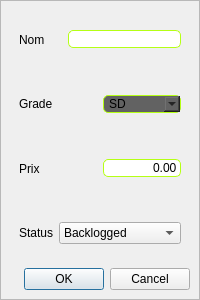
<?xml version="1.0" encoding="UTF-8"?>
<ui version="4.0">
 <class>MonkeyNewModel</class>
 <widget class="QDialog" name="MonkeyNewModel">
  <property name="geometry">
   <rect>
    <x>0</x>
    <y>0</y>
    <width>200</width>
    <height>300</height>
   </rect>
  </property>
  <property name="sizePolicy">
   <sizepolicy hsizetype="Fixed" vsizetype="Fixed">
    <horstretch>0</horstretch>
    <verstretch>0</verstretch>
   </sizepolicy>
  </property>
  <property name="minimumSize">
   <size>
    <width>200</width>
    <height>300</height>
   </size>
  </property>
  <property name="windowTitle">
   <string>MonkeyNewModel</string>
  </property>
  <widget class="QFrame" name="frame">
   <property name="geometry">
    <rect>
     <x>0</x>
     <y>0</y>
     <width>200</width>
     <height>300</height>
    </rect>
   </property>
   <property name="minimumSize">
    <size>
     <width>200</width>
     <height>300</height>
    </size>
   </property>
   <property name="frameShape">
    <enum>QFrame::StyledPanel</enum>
   </property>
   <property name="frameShadow">
    <enum>QFrame::Raised</enum>
   </property>
   <layout class="QVBoxLayout" name="verticalLayout">
    <item>
     <widget class="QWidget" name="nameWidget" native="true">
      <layout class="QHBoxLayout" name="horizontalLayout_3">
       <item>
        <widget class="QLabel" name="nameLabel">
         <property name="text">
          <string>Nom</string>
         </property>
        </widget>
       </item>
       <item>
        <widget class="QLineEdit" name="nameLine">
         <property name="sizePolicy">
          <sizepolicy hsizetype="Fixed" vsizetype="Fixed">
           <horstretch>0</horstretch>
           <verstretch>0</verstretch>
          </sizepolicy>
         </property>
         <property name="styleSheet">
          <string notr="true">background-color: rgb(255, 255, 255);
border: 1px solid;
border-color: rgb(181, 255, 21);
border-radius: 5px;
padding-left: 5px;
color: rgb(0, 0, 0);
placeholder-text-color: rgba(100, 100, 100, 128);
</string>
         </property>
        </widget>
       </item>
      </layout>
     </widget>
    </item>
    <item>
     <widget class="QWidget" name="gradeWidget" native="true">
      <layout class="QHBoxLayout" name="horizontalLayout">
       <item>
        <widget class="QLabel" name="gradeLabel">
         <property name="text">
          <string>Grade</string>
         </property>
        </widget>
       </item>
       <item>
        <widget class="QComboBox" name="gradeCombo">
         <property name="contextMenuPolicy">
          <enum>Qt::DefaultContextMenu</enum>
         </property>
         <property name="acceptDrops">
          <bool>false</bool>
         </property>
         <property name="layoutDirection">
          <enum>Qt::LeftToRight</enum>
         </property>
         <property name="autoFillBackground">
          <bool>false</bool>
         </property>
         <property name="styleSheet">
          <string notr="true">QComboBox { 
	text-align: right;
	background-color: rgb(98, 98, 98);
	border: 1px solid;
	border-color: rgb(181, 255, 21);
	border-radius: 5px;
	padding-left: 5px;
}</string>
         </property>
         <property name="inputMethodHints">
          <set>Qt::ImhNone</set>
         </property>
         <property name="insertPolicy">
          <enum>QComboBox::InsertAtBottom</enum>
         </property>
         <property name="frame">
          <bool>true</bool>
         </property>
         <item>
          <property name="text">
           <string>SD</string>
          </property>
         </item>
         <item>
          <property name="text">
           <string>EG</string>
          </property>
         </item>
         <item>
          <property name="text">
           <string>HG</string>
          </property>
         </item>
         <item>
          <property name="text">
           <string>RG</string>
          </property>
         </item>
         <item>
          <property name="text">
           <string>MG</string>
          </property>
         </item>
         <item>
          <property name="text">
           <string>PG</string>
          </property>
         </item>
         <item>
          <property name="text">
           <string>MS</string>
          </property>
         </item>
         <item>
          <property name="text">
           <string>ST</string>
          </property>
         </item>
         <item>
          <property name="text">
           <string>OG</string>
          </property>
         </item>
        </widget>
       </item>
      </layout>
     </widget>
    </item>
    <item>
     <widget class="QWidget" name="priceWidget" native="true">
      <layout class="QHBoxLayout" name="horizontalLayout_2">
       <item>
        <widget class="QLabel" name="priceLabel">
         <property name="text">
          <string>Prix</string>
         </property>
        </widget>
       </item>
       <item>
        <widget class="QDoubleSpinBox" name="priceSpinBox">
         <property name="styleSheet">
          <string notr="true">background-color: rgb(255, 255, 255);
border: 1px solid;
border-color: rgb(181, 255, 21);
border-radius: 5px;
padding-left: 5px;
color: rgb(0, 0, 0);
placeholder-text-color: rgba(100, 100, 100, 128);
</string>
         </property>
         <property name="wrapping">
          <bool>false</bool>
         </property>
         <property name="frame">
          <bool>true</bool>
         </property>
         <property name="alignment">
          <set>Qt::AlignRight|Qt::AlignTrailing|Qt::AlignVCenter</set>
         </property>
         <property name="buttonSymbols">
          <enum>QAbstractSpinBox::NoButtons</enum>
         </property>
         <property name="keyboardTracking">
          <bool>false</bool>
         </property>
         <property name="decimals">
          <number>2</number>
         </property>
         <property name="maximum">
          <double>1000000.000000000000000</double>
         </property>
         <property name="singleStep">
          <double>1.000000000000000</double>
         </property>
         <property name="stepType">
          <enum>QAbstractSpinBox::DefaultStepType</enum>
         </property>
         <property name="value">
          <double>0.000000000000000</double>
         </property>
        </widget>
       </item>
      </layout>
     </widget>
    </item>
    <item>
     <widget class="QWidget" name="statusWidget" native="true">
      <layout class="QHBoxLayout" name="horizontalLayout_4">
       <item>
        <widget class="QLabel" name="statusLabel">
         <property name="text">
          <string>Status</string>
         </property>
        </widget>
       </item>
       <item>
        <widget class="QComboBox" name="statusCombo">
         <property name="contextMenuPolicy">
          <enum>Qt::DefaultContextMenu</enum>
         </property>
         <property name="styleSheet">
          <string notr="true">background-color: rgb(255, 255, 255);
border: 1px solid;
border-color: rgb(181, 255, 21);
border-radius: 5px;\npadding-left: 5px;
color: rgb(0, 0, 0);
placeholder-text-color: rgba(100, 100, 100, 128);</string>
         </property>
         <item>
          <property name="text">
           <string>Backlogged</string>
          </property>
         </item>
         <item>
          <property name="text">
           <string>Work In Progress</string>
          </property>
         </item>
         <item>
          <property name="text">
           <string>Finished</string>
          </property>
         </item>
        </widget>
       </item>
      </layout>
     </widget>
    </item>
    <item>
     <widget class="QDialogButtonBox" name="buttonBox">
      <property name="standardButtons">
       <set>QDialogButtonBox::Cancel|QDialogButtonBox::Ok</set>
      </property>
     </widget>
    </item>
   </layout>
  </widget>
 </widget>
 <resources/>
 <connections/>
</ui>
